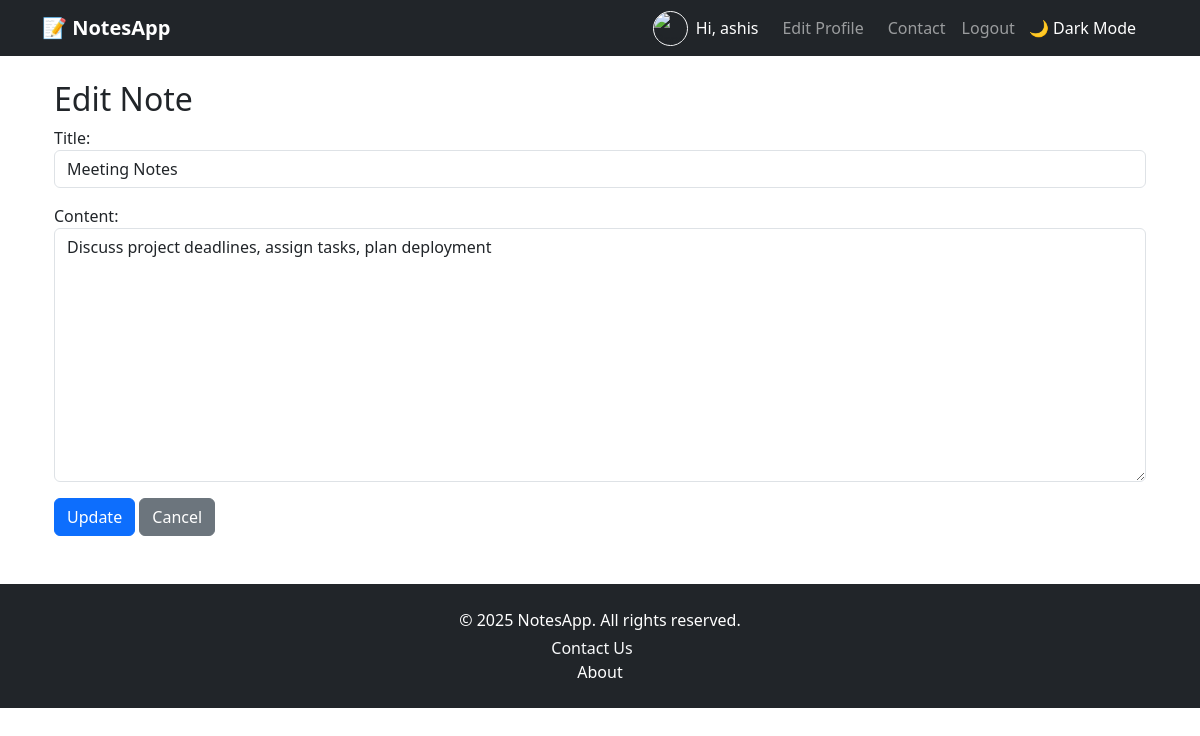
Page /edit/2/ (signed in) on the committed database.
### notes/models.py (models this page shows, shortened)
class Note(models.Model):
    user = models.ForeignKey(User, on_delete=models.CASCADE)
    title = models.CharField(max_length=200)
    content = models.TextField()
    is_pinned = models.BooleanField(default=False)  # 📌 NEW
    created_at = models.DateTimeField(auto_now_add=True)

### notes/views.py (the view)
# urls.py: path('edit/<int:pk>/', views.edit_note, name='edit_note'),
@login_required
def edit_note(request, pk):
    note = get_object_or_404(Note, pk=pk, user=request.user)
    if request.method == 'POST':
        form = NoteForm(request.POST, instance=note)
        if form.is_valid():
            form.save()
            return redirect('home')
    else:
        form = NoteForm(instance=note)
    return render(request, 'notes/edit_note.html', {'form': form})

### notes/forms.py
class NoteForm(forms.ModelForm):
    class Meta:
        model = Note
        fields = ['title', 'content']
        widgets = {
            'title': forms.TextInput(attrs={'class': 'form-control', 'placeholder': 'Enter title'}),
            'content': forms.Textarea(attrs={'class': 'form-control', 'placeholder': 'Enter your note'}),
        }

### notes/templates/notes/edit_note.html (shortened to what this page needs)
{% extends 'notes/base.html' %}
{% block content %}
<div class="container mt-4">
    <h2>Edit Note</h2>
    <form method="POST">
        {{ form.as_p }}
        <button type="submit" class="btn btn-primary">Update</button>
        <a href="{% url 'home' %}" class="btn btn-secondary">Cancel</a>
    </form>
</div>
{% endblock %}

### notes/templates/notes/base.html (shortened to what this page needs)
<!DOCTYPE html>
<html lang="en">
<head>
    <link href="https://cdn.jsdelivr.net/npm/bootstrap@5.3.3/dist/css/bootstrap.min.css" rel="stylesheet">
</head>
<body>
    <nav class="navbar navbar-expand-lg navbar-dark bg-dark">
        <div class="container">
            <a class="navbar-brand fw-bold" href="{% url 'home' %}">📝 NotesApp</a>
            <div class="collapse navbar-collapse justify-content-end" id="navbarNav">
                <ul class="navbar-nav align-items-center me-3">
                    {% if user.is_authenticated %}
                    <li class="nav-item d-flex align-items-center me-3">
                        <img src="{{ user.profile.image.url }}" alt="Profile" width="35" height="35"
                            class="rounded-circle border border-light me-2" style="object-fit: cover;">
                        <span class="navbar-text text-white">Hi, {{ user.username }}</span>
                    </li>
                    <li class="nav-item me-2">
                        <a class="nav-link" href="{% url 'profile-update' %}">Edit Profile</a>
                    </li>
                    <li class="nav-item me-2">
                        <a class="nav-link" href="{% url 'contact' %}">Contact</a>
                    </li>
                    <li class="nav-item me-2">
                        <form action="{% url 'logout' %}" method="post" class="d-inline">
                            <button type="submit" class="btn btn-link nav-link"
                                style="padding: 0; border: none; background: none;">Logout</button>
                        </form>
                    </li>
                    {% endif %}
                    <li class="nav-item">
                        <button id="theme-toggle" class="theme-toggle-btn">🌙 Dark Mode</button>
                    </li>
                </ul>
            </div>
        </div>
    </nav>
    <div class="container mt-4">
        {% block content %}
        {% endblock %}
    </div>
    <footer class="bg-dark text-white py-4 mt-5">
        <div class="container text-center">
            <p class="mb-1">&copy; {% now "Y" %} NotesApp. All rights reserved.</p>
            <p class="mb-0">
                <a href="{% url 'contact' %}" class="text-decoration-none text-light me-3">Contact Us</a>
                <a class="nav-link" href="{% url 'about' %}">About</a>
            </p>
        </div>
    </footer>
</body>
</html>

### notes/templates/notes/base.html (style rules this page uses)
.theme-toggle-btn { border: none; background: none; color: #fff; font-size: 1rem; cursor: pointer; }

### rows in the picture
Note: title "Meeting Notes", content "Discuss project deadlines, assign tasks, plan deployment"

### other values in the picture
{{ user.username }} "ashis"
